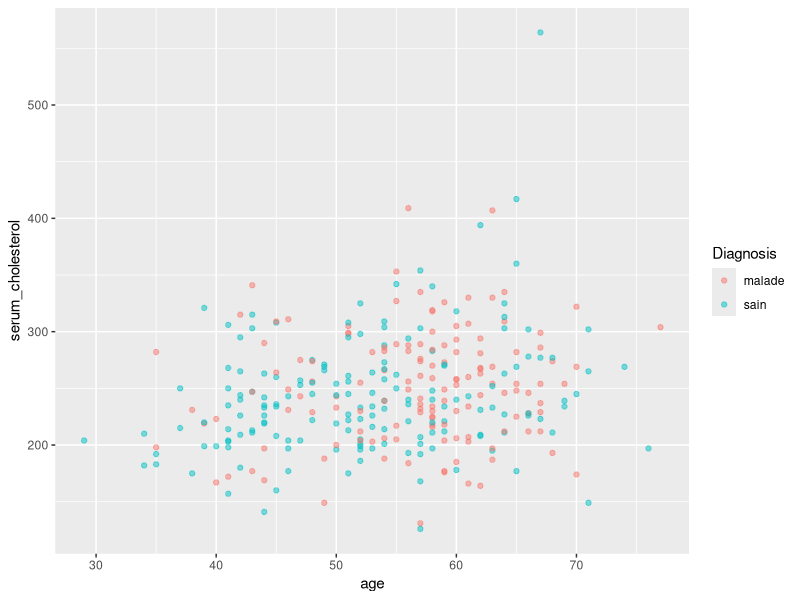

Write R code to recreate this figure. (Note: this script raises an error after producing the figure.)
## ---- chunk 1
knitr::opts_chunk$set(echo = TRUE)
## ---- chunk 2
library(tidyverse)
library(forcats)
## ---- chunk 3
coeur_read <- read_csv("heart disease cleveland.csv")
coeur_read

coeur <- mutate(coeur_read, dx = ifelse(diagnosis == 0, "sain", "malade"))
coeur

coeur <- coeur %>% 
  mutate(dx = as.factor(dx)) 

#ggplot(data = coeur, (mapping = aes(x = age, y = serum_cholesterol, color = dx))) +
  #geom_point()

coeur %>% 
  select(dx) %>% 
  unlist() %>% # turns a data frame into a vector
  levels()

num_obs <- nrow(coeur)
coeur %>% 
  group_by(dx) %>% 
  summarize(n = n(),
            percentage = n() / num_obs * 100)

age_cholesterol <- coeur %>%  
  ggplot(aes(x = age, y = serum_cholesterol, color = dx)) + 
    geom_point(alpha = 0.5) +
    labs(color = "Diagnosis")
age_cholesterol

## ---- chunk 4
library(caret)

coeur_train <- coeur %>%
  select("age", "serum_cholesterol")
head(coeur_train)

coeur_labels <- coeur %>% 
  select(dx) %>% 
  unlist()
head(coeur_labels)

k <- data.frame(k = 5)
model_knn <- train(x = data.frame(coeur_train), y = coeur_labels, method = 'knn', tuneGrid = k)

new_obs <- data.frame(age = 90, serum_cholesterol = 150)
predict(object = model_knn, new_obs)
## ---- chunk 5
ggplot(data = rachis_read,(mapping = aes(x = sacral_slope, y = pelvic_tilt, color = diagnosis))) + 
  geom_point(alpha = 0.5) 
    
